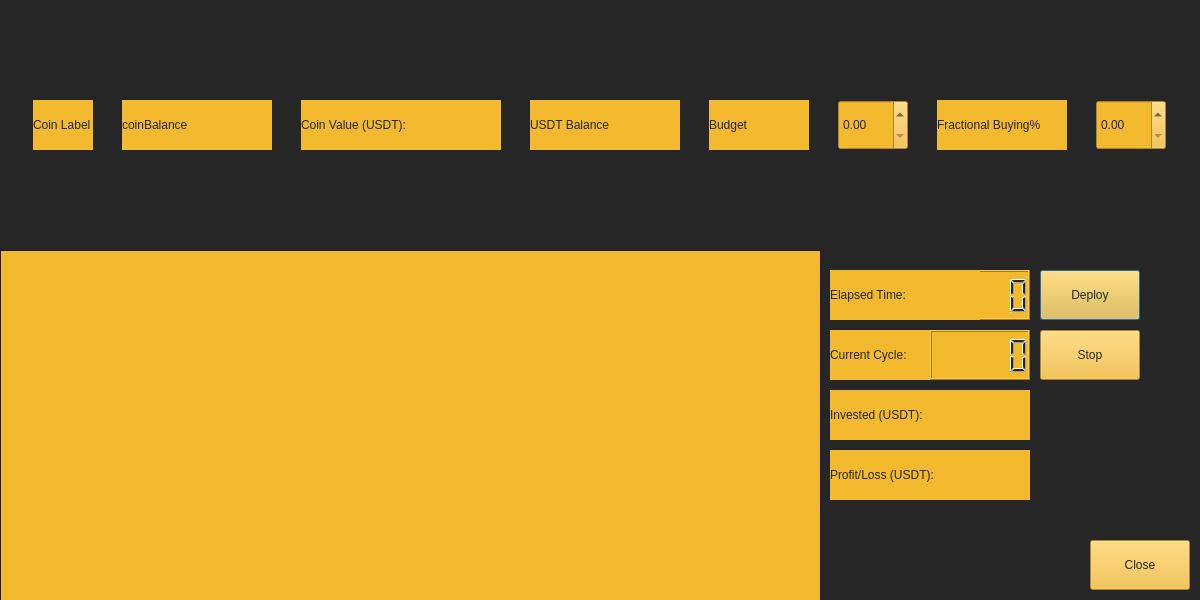
<?xml version="1.0" encoding="UTF-8"?>
<ui version="4.0">
 <class>InitiatedStrategy</class>
 <widget class="QDialog" name="InitiatedStrategy">
  <property name="geometry">
   <rect>
    <x>0</x>
    <y>0</y>
    <width>1200</width>
    <height>600</height>
   </rect>
  </property>
  <property name="windowTitle">
   <string>Dialog</string>
  </property>
  <property name="styleSheet">
   <string notr="true">background-color: rgb(38, 38, 38);</string>
  </property>
  <widget class="QWidget" name="gridLayoutWidget">
   <property name="geometry">
    <rect>
     <x>0</x>
     <y>0</y>
     <width>1201</width>
     <height>251</height>
    </rect>
   </property>
   <layout class="QGridLayout" name="gridLayout">
    <property name="leftMargin">
     <number>10</number>
    </property>
    <property name="topMargin">
     <number>10</number>
    </property>
    <property name="rightMargin">
     <number>10</number>
    </property>
    <property name="bottomMargin">
     <number>10</number>
    </property>
    <item row="0" column="2">
     <widget class="QLabel" name="coinLabel">
      <property name="minimumSize">
       <size>
        <width>60</width>
        <height>50</height>
       </size>
      </property>
      <property name="maximumSize">
       <size>
        <width>60</width>
        <height>50</height>
       </size>
      </property>
      <property name="styleSheet">
       <string notr="true">background-color: rgb(243, 186, 47);
color: rgb(38, 38, 38);</string>
      </property>
      <property name="text">
       <string>Coin Label</string>
      </property>
     </widget>
    </item>
    <item row="0" column="9">
     <widget class="QDoubleSpinBox" name="fractionalBuyingPercentage">
      <property name="maximumSize">
       <size>
        <width>70</width>
        <height>50</height>
       </size>
      </property>
      <property name="styleSheet">
       <string notr="true">background-color: rgb(243, 186, 47);
color: rgb(38, 38, 38);</string>
      </property>
     </widget>
    </item>
    <item row="0" column="3">
     <widget class="QLabel" name="coinBalanceLabel">
      <property name="minimumSize">
       <size>
        <width>100</width>
        <height>50</height>
       </size>
      </property>
      <property name="maximumSize">
       <size>
        <width>150</width>
        <height>50</height>
       </size>
      </property>
      <property name="baseSize">
       <size>
        <width>150</width>
        <height>50</height>
       </size>
      </property>
      <property name="styleSheet">
       <string notr="true">background-color: rgb(243, 186, 47);
color: rgb(38, 38, 38);</string>
      </property>
      <property name="text">
       <string>coinBalance</string>
      </property>
     </widget>
    </item>
    <item row="0" column="6">
     <widget class="QLabel" name="budgetLabel">
      <property name="minimumSize">
       <size>
        <width>100</width>
        <height>50</height>
       </size>
      </property>
      <property name="maximumSize">
       <size>
        <width>100</width>
        <height>50</height>
       </size>
      </property>
      <property name="baseSize">
       <size>
        <width>150</width>
        <height>50</height>
       </size>
      </property>
      <property name="styleSheet">
       <string notr="true">background-color: rgb(243, 186, 47);
color: rgb(38, 38, 38);</string>
      </property>
      <property name="text">
       <string>Budget</string>
      </property>
     </widget>
    </item>
    <item row="0" column="8">
     <widget class="QLabel" name="fractionalBuyingLabel">
      <property name="maximumSize">
       <size>
        <width>130</width>
        <height>50</height>
       </size>
      </property>
      <property name="styleSheet">
       <string notr="true">background-color: rgb(243, 186, 47);
color: rgb(38, 38, 38);</string>
      </property>
      <property name="text">
       <string>Fractional Buying%</string>
      </property>
     </widget>
    </item>
    <item row="0" column="4">
     <widget class="QLabel" name="usdtCoinPriceLabel">
      <property name="minimumSize">
       <size>
        <width>180</width>
        <height>50</height>
       </size>
      </property>
      <property name="maximumSize">
       <size>
        <width>200</width>
        <height>50</height>
       </size>
      </property>
      <property name="baseSize">
       <size>
        <width>200</width>
        <height>50</height>
       </size>
      </property>
      <property name="styleSheet">
       <string notr="true">background-color: rgb(243, 186, 47);
color: rgb(38, 38, 38);</string>
      </property>
      <property name="text">
       <string>Coin Value (USDT): </string>
      </property>
     </widget>
    </item>
    <item row="0" column="7">
     <widget class="QDoubleSpinBox" name="budgetInput">
      <property name="maximumSize">
       <size>
        <width>70</width>
        <height>50</height>
       </size>
      </property>
      <property name="styleSheet">
       <string notr="true">background-color: rgb(243, 186, 47);
color: rgb(38, 38, 38);</string>
      </property>
     </widget>
    </item>
    <item row="0" column="5">
     <widget class="QLabel" name="usdtBalanceLabel">
      <property name="minimumSize">
       <size>
        <width>100</width>
        <height>50</height>
       </size>
      </property>
      <property name="maximumSize">
       <size>
        <width>150</width>
        <height>50</height>
       </size>
      </property>
      <property name="baseSize">
       <size>
        <width>150</width>
        <height>50</height>
       </size>
      </property>
      <property name="styleSheet">
       <string notr="true">background-color: rgb(243, 186, 47);
color: rgb(38, 38, 38);</string>
      </property>
      <property name="text">
       <string>USDT Balance</string>
      </property>
     </widget>
    </item>
   </layout>
  </widget>
  <widget class="QScrollArea" name="logsContainer">
   <property name="geometry">
    <rect>
     <x>0</x>
     <y>250</y>
     <width>821</width>
     <height>351</height>
    </rect>
   </property>
   <property name="widgetResizable">
    <bool>true</bool>
   </property>
   <widget class="QWidget" name="logsContainerContents">
    <property name="geometry">
     <rect>
      <x>0</x>
      <y>0</y>
      <width>819</width>
      <height>349</height>
     </rect>
    </property>
    <property name="styleSheet">
     <string notr="true">background-color: rgb(243, 186, 47);
color: rgb(38, 38, 38);</string>
    </property>
    <widget class="QWidget" name="gridLayoutWidget_2">
     <property name="geometry">
      <rect>
       <x>0</x>
       <y>0</y>
       <width>821</width>
       <height>351</height>
      </rect>
     </property>
     <layout class="QGridLayout" name="logsContainerLayout"/>
    </widget>
   </widget>
  </widget>
  <widget class="QLCDNumber" name="elapsedTime">
   <property name="geometry">
    <rect>
     <x>930</x>
     <y>270</y>
     <width>100</width>
     <height>50</height>
    </rect>
   </property>
   <property name="minimumSize">
    <size>
     <width>100</width>
     <height>50</height>
    </size>
   </property>
   <property name="maximumSize">
    <size>
     <width>100</width>
     <height>50</height>
    </size>
   </property>
   <property name="styleSheet">
    <string notr="true">background-color: rgb(243, 186, 47);
color: rgb(38, 38, 38);</string>
   </property>
   <property name="smallDecimalPoint">
    <bool>false</bool>
   </property>
   <property name="value" stdset="0">
    <double>0.000000000000000</double>
   </property>
  </widget>
  <widget class="QLabel" name="elapsedTimeLabel">
   <property name="geometry">
    <rect>
     <x>830</x>
     <y>270</y>
     <width>150</width>
     <height>50</height>
    </rect>
   </property>
   <property name="minimumSize">
    <size>
     <width>100</width>
     <height>50</height>
    </size>
   </property>
   <property name="styleSheet">
    <string notr="true">background-color: rgb(243, 186, 47);
color: rgb(38, 38, 38);</string>
   </property>
   <property name="text">
    <string>Elapsed Time:</string>
   </property>
  </widget>
  <widget class="QLabel" name="currentCycleTimeLabel">
   <property name="geometry">
    <rect>
     <x>830</x>
     <y>330</y>
     <width>100</width>
     <height>50</height>
    </rect>
   </property>
   <property name="minimumSize">
    <size>
     <width>100</width>
     <height>50</height>
    </size>
   </property>
   <property name="maximumSize">
    <size>
     <width>100</width>
     <height>50</height>
    </size>
   </property>
   <property name="styleSheet">
    <string notr="true">background-color: rgb(243, 186, 47);
color: rgb(38, 38, 38);</string>
   </property>
   <property name="text">
    <string>Current Cycle:</string>
   </property>
  </widget>
  <widget class="QLCDNumber" name="currentCycleTime">
   <property name="geometry">
    <rect>
     <x>930</x>
     <y>330</y>
     <width>100</width>
     <height>50</height>
    </rect>
   </property>
   <property name="minimumSize">
    <size>
     <width>100</width>
     <height>50</height>
    </size>
   </property>
   <property name="maximumSize">
    <size>
     <width>100</width>
     <height>50</height>
    </size>
   </property>
   <property name="styleSheet">
    <string notr="true">background-color: rgb(243, 186, 47);
color: rgb(38, 38, 38);</string>
   </property>
   <property name="smallDecimalPoint">
    <bool>false</bool>
   </property>
   <property name="value" stdset="0">
    <double>0.000000000000000</double>
   </property>
  </widget>
  <widget class="QPushButton" name="deployStrategyButton">
   <property name="geometry">
    <rect>
     <x>1040</x>
     <y>270</y>
     <width>100</width>
     <height>50</height>
    </rect>
   </property>
   <property name="minimumSize">
    <size>
     <width>100</width>
     <height>50</height>
    </size>
   </property>
   <property name="maximumSize">
    <size>
     <width>100</width>
     <height>50</height>
    </size>
   </property>
   <property name="styleSheet">
    <string notr="true">background-color: rgb(243, 186, 47);
color: rgb(38, 38, 38);</string>
   </property>
   <property name="text">
    <string>Deploy</string>
   </property>
  </widget>
  <widget class="QPushButton" name="stopStrategyButton">
   <property name="geometry">
    <rect>
     <x>1040</x>
     <y>330</y>
     <width>100</width>
     <height>50</height>
    </rect>
   </property>
   <property name="minimumSize">
    <size>
     <width>100</width>
     <height>50</height>
    </size>
   </property>
   <property name="maximumSize">
    <size>
     <width>100</width>
     <height>50</height>
    </size>
   </property>
   <property name="styleSheet">
    <string notr="true">background-color: rgb(243, 186, 47);
color: rgb(38, 38, 38);</string>
   </property>
   <property name="text">
    <string>Stop</string>
   </property>
  </widget>
  <widget class="QPushButton" name="closeMenuButton">
   <property name="geometry">
    <rect>
     <x>1090</x>
     <y>540</y>
     <width>100</width>
     <height>50</height>
    </rect>
   </property>
   <property name="minimumSize">
    <size>
     <width>100</width>
     <height>50</height>
    </size>
   </property>
   <property name="maximumSize">
    <size>
     <width>100</width>
     <height>50</height>
    </size>
   </property>
   <property name="styleSheet">
    <string notr="true">background-color: rgb(243, 186, 47);
color: rgb(38, 38, 38);</string>
   </property>
   <property name="text">
    <string>Close</string>
   </property>
  </widget>
  <widget class="QLabel" name="investedLabel">
   <property name="geometry">
    <rect>
     <x>830</x>
     <y>390</y>
     <width>200</width>
     <height>50</height>
    </rect>
   </property>
   <property name="minimumSize">
    <size>
     <width>200</width>
     <height>0</height>
    </size>
   </property>
   <property name="maximumSize">
    <size>
     <width>200</width>
     <height>50</height>
    </size>
   </property>
   <property name="styleSheet">
    <string notr="true">background-color: rgb(243, 186, 47);
color: rgb(38, 38, 38);</string>
   </property>
   <property name="text">
    <string>Invested (USDT):</string>
   </property>
  </widget>
  <widget class="QLabel" name="profitLossLabel">
   <property name="geometry">
    <rect>
     <x>830</x>
     <y>450</y>
     <width>200</width>
     <height>50</height>
    </rect>
   </property>
   <property name="minimumSize">
    <size>
     <width>200</width>
     <height>0</height>
    </size>
   </property>
   <property name="maximumSize">
    <size>
     <width>200</width>
     <height>50</height>
    </size>
   </property>
   <property name="styleSheet">
    <string notr="true">background-color: rgb(243, 186, 47);
color: rgb(38, 38, 38);</string>
   </property>
   <property name="text">
    <string>Profit/Loss (USDT):</string>
   </property>
  </widget>
 </widget>
 <resources/>
 <connections/>
</ui>
